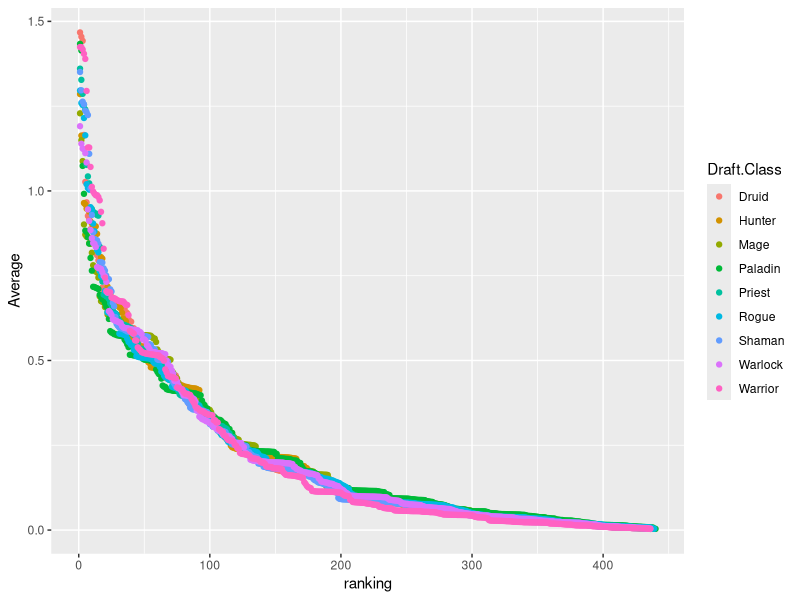

The R script that drew this image:
## ---- chunk 1
library(dplyr)
library(ggplot2)
appearence_data <- read.csv('data/Appearance_Rates.csv')
## ---- chunk 2
top_10_in_each_class <- appearence_data %>%
  group_by(Draft.Class) %>%
  top_n(10, Average)
## ---- chunk 3
help("top_n")
## ---- chunk 4
top_card_each_class <- appearence_data %>%
  group_by(Draft.Class) %>%
  top_n(1, Average)

print(top_card_each_class)
## ---- chunk 5
lowest_card_each_class <- appearence_data %>%
  group_by(Draft.Class) %>%
  top_n(-1, Average)

print(lowest_card_each_class)
## ---- chunk 6
class_spreads_high<- top_card_each_class %>%
  select(Average)
class_spreads_low <- lowest_card_each_class %>%
  select(Average)
class_spreads <- class_spreads_high
class_spreads$Low_average <- class_spreads_low$Average

class_spreads$ratio <- class_spreads$Average / class_spreads$Low_average
## ---- chunk 7
stripped_data <- appearence_data %>%
  group_by(Draft.Class) %>%
  select(Draft.Class,Average)

stripped_data <- stripped_data %>%
  group_by(Draft.Class) %>%
  mutate(ranking = rank(-Average,ties.method = 'first'))
## ---- chunk 8
ggplot(data = stripped_data, aes(x=ranking, y=Average)) +
 geom_point(aes(color = Draft.Class))
